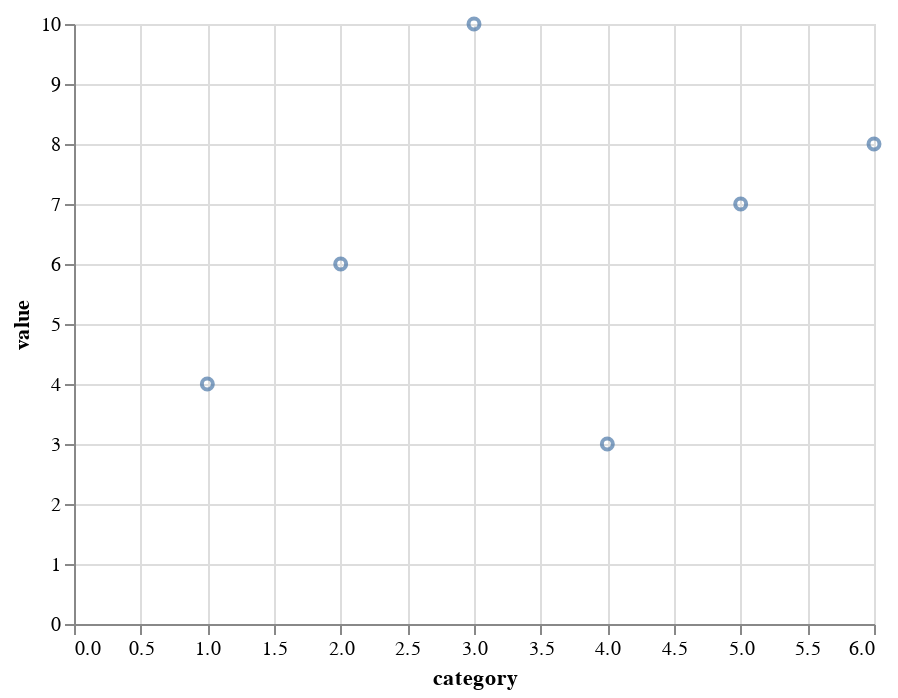

The notebook cell this image was saved under:
### Markdown cell above
Once that data is ready, we can simply create an Altair chart object by `alt.Chart(data)`. Demonstrate that data is loaded correctly, we visualized part of the data using a scatter plot. We will talk about mark and encoding in another session.  For now, we will claim victory since the plot above is as expected.

## Altair Data

Alternatively, we can construct an Altair `Data` object.

### Code cell
data = alt.Data(values=[
    {"category": 1, "value": 4, "quality": "standard"},
    {"category": 2, "value": 6, "quality": "good"},
    {"category": 3, "value": 10, "quality": "excellent"},
    {"category": 4, "value": 3, "quality": "standard"},
    {"category": 5, "value": 7, "quality": "good"},
    {"category": 6, "value": 8, "quality": "excellent"},
])

chart = alt.Chart(data)
chart.mark_point().encode(x="category:Q", y="value:Q")

### Figure 1 — Vega-Lite specification as saved in the notebook (floating-point values rounded to 4 significant figures)
{"config": {"view": {"continuousWidth": 400, "continuousHeight": 300}}, "data": {"values": [{"category": 1, "value": 4, "quality": "standard"}, {"category": 2, "value": 6, "quality": "good"}, {"category": 3, "value": 10, "quality": "excellent"}, {"category": 4, "value": 3, "quality": "standard"}, {"category": 5, "value": 7, "quality": "good"}, {"category": 6, "value": 8, "quality": "excellent"}]}, "mark": "point", "encoding": {"x": {"field": "category", "type": "quantitative"}, "y": {"field": "value", "type": "quantitative"}}, "$schema": "https://vega.github.io/schema/vega-lite/v4.17.0.json"}
